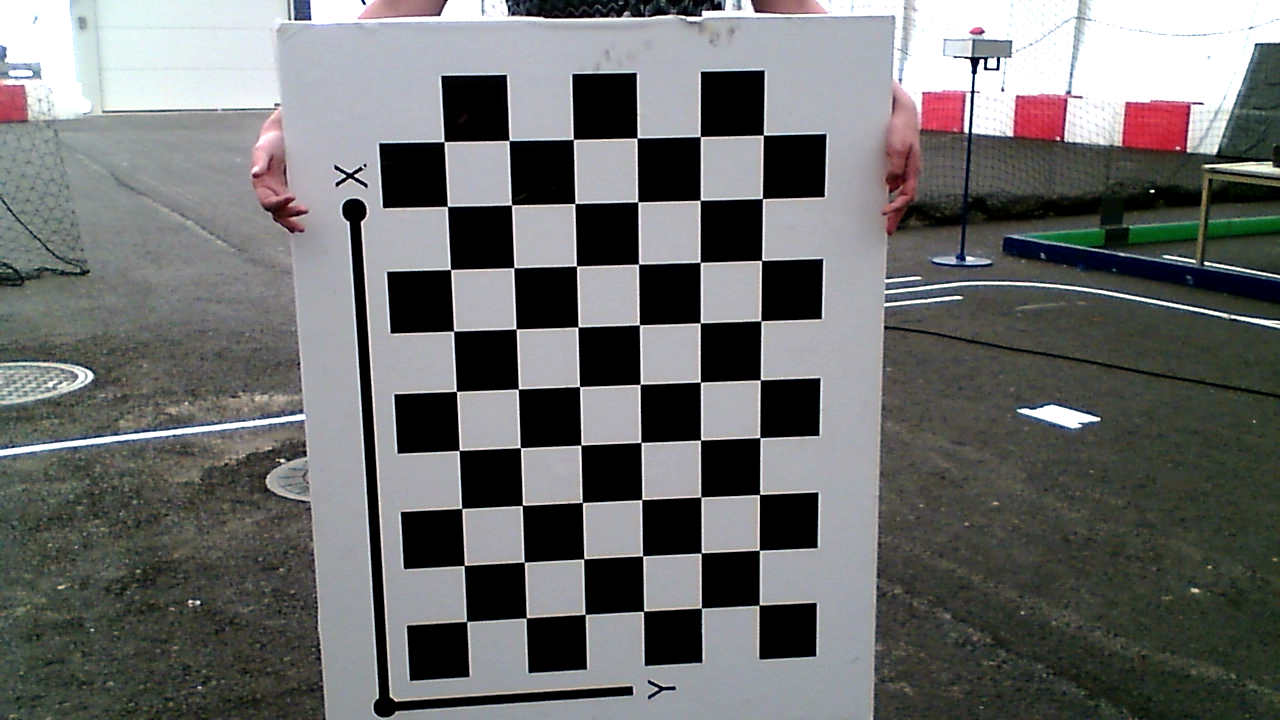
#> input picture final_project/version2/callibration_pictures/calibration_frame_1.png, 1280 x 720 px; its folder holds 4 pictures in this run
$ python cam_callibration.py
#> lines starting #> are read from the running program, lines starting #| are printed output that depends on the picture
import cv2 as cv
import numpy as np
import glob

# Chessboard size
chessboard_size = (9, 6)

# Square size in millimeters (or whatever unit you prefer)
square_size = 87.0  # Adjust this to your actual square size

# Termination criteria for cornerSubPix
criteria = (cv.TERM_CRITERIA_EPS + cv.TERM_CRITERIA_MAX_ITER, 30, 0.001)

# Prepare object points
objp = np.zeros((chessboard_size[1] * chessboard_size[0], 3), np.float32)
objp[:, :2] = (
    np.mgrid[0 : chessboard_size[0], 0 : chessboard_size[1]].T.reshape(-1, 2)
    * square_size
)

objpoints = []  # 3D points
imgpoints = []  # 2D points

images = sorted(glob.glob("callibration_pictures/calibration_frame_*.png"))

for idx, fname in enumerate(images):
    print(f"Processing image {idx+1}/{len(images)}: {fname}")
    img = cv.imread(fname)
#> img is the input picture: shape (720, 1280, 3); mean B, G, R 108.9, 109.5, 108.5
    gray = cv.cvtColor(img, cv.COLOR_BGR2GRAY)
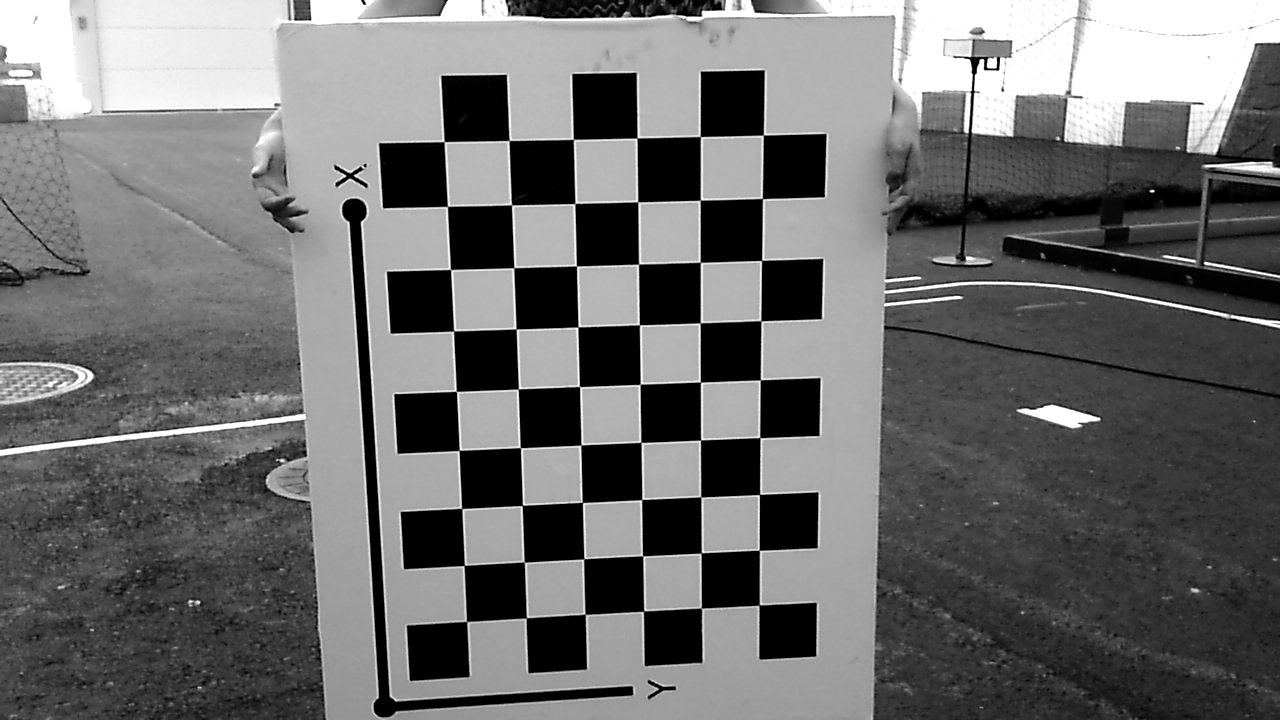
#> gray: shape (720, 1280); min 0, max 255, mean 109.1
    ret, corners = cv.findChessboardCorners(gray, chessboard_size, None)
#> ret = True; corners = 54 rows, first 8: [466.5, 621.4], [464.2, 565.3], [461.8, 508.4], [459, 450.2], [456.2, 391.4], [453.8, 330.9], [450.5, 269.4], [447.3, 206.4]
    if ret:
        corners2 = cv.cornerSubPix(gray, corners, (11, 11), (-1, -1), criteria)
#> corners2 = 54 rows, first 8: [466.6, 621.5], [464.2, 565.4], [461.7, 508.4], [459.2, 450.4], [456.4, 391.4], [453.6, 331], [450.5, 269.5], [447.4, 206.4]
        objpoints.append(objp)
        imgpoints.append(corners2)
    else:
        print(f"Chessboard not found in {fname}")
#> pass 2 of the loop `for idx, fname in enumerate(images):`:
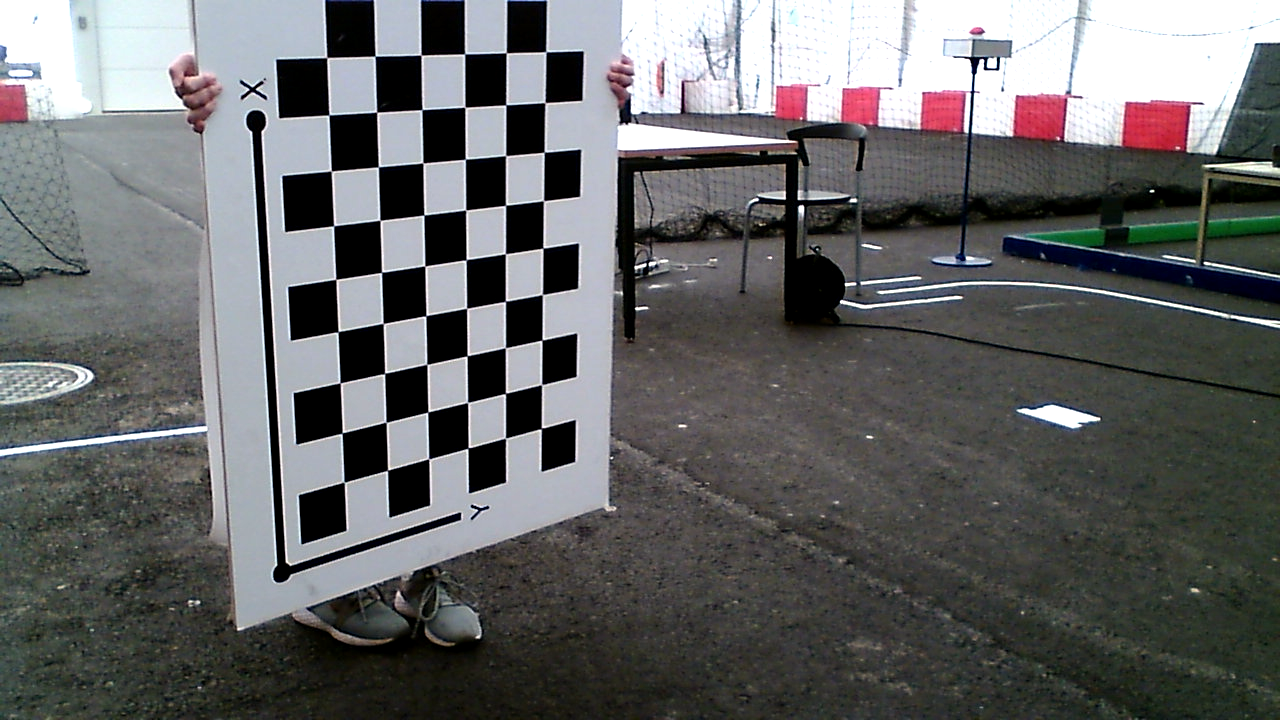
#> input picture final_project/version2/callibration_pictures/calibration_frame_10.png, 1280 x 720 px
#> img is the input picture: shape (720, 1280, 3); mean B, G, R 102.2, 102, 101.2
#> `gray = cv.cvtColor(img, cv.COLOR_BGR2GRAY)`:
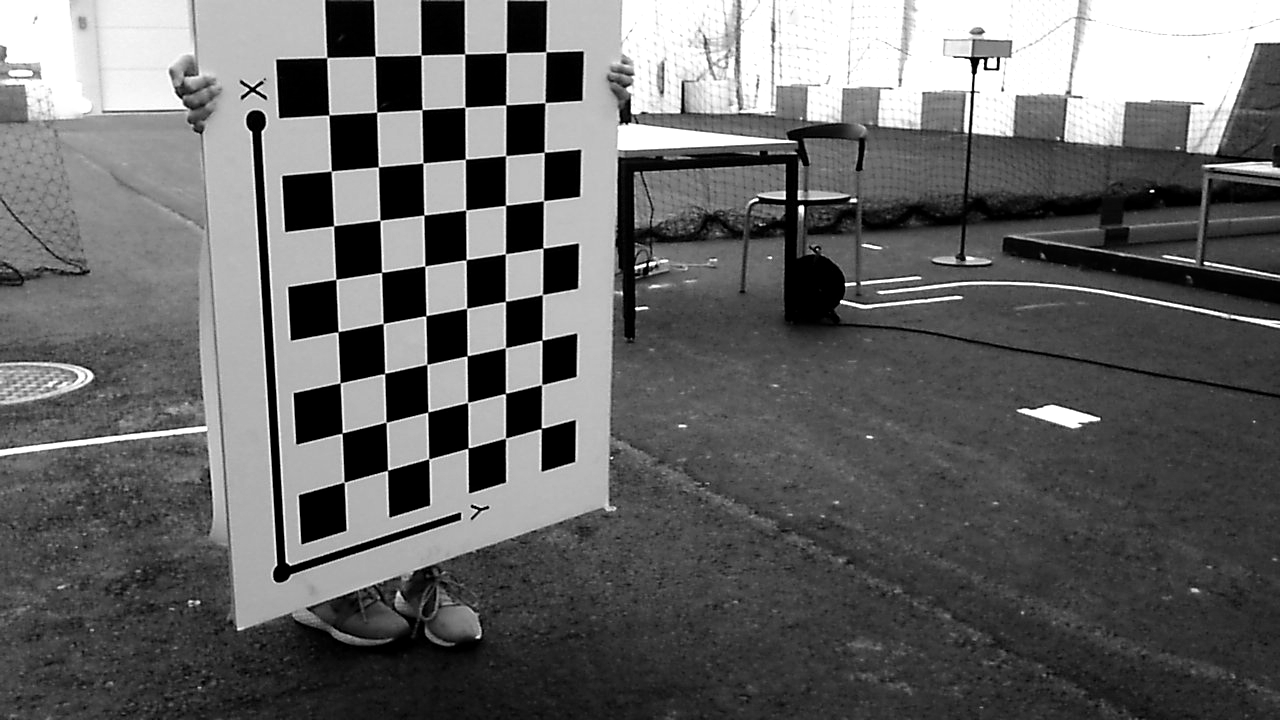
#> gray: shape (720, 1280); min 0, max 255, mean 101.8
#> corners = 54 rows, first 8: [347, 479], [342, 433.1], [340, 382.9], [338.2, 331.8], [335.7, 279.3], [333.7, 225.7], [331.3, 171], [328.9, 115]
#> corners2 = 54 rows, first 8: [344.2, 482.2], [342.2, 433], [340.2, 382.9], [338, 331.6], [335.9, 279.4], [333.6, 225.8], [331.3, 171.1], [328.9, 114.9]

# Calibrate camera
ret, mtx, dist, rvecs, tvecs = cv.calibrateCamera(
    objpoints, imgpoints, gray.shape[::-1], None, None
)
print(f"Overall RMS: {ret:.4f} pixels")
print("Camera matrix:\n", mtx)
print("Distortion coefficients:\n", dist.ravel())

# Calculate per-image reprojection error
total_error = 0
for i in range(len(objpoints)):
    imgpoints2, _ = cv.projectPoints(objpoints[i], rvecs[i], tvecs[i], mtx, dist)
    error = cv.norm(imgpoints[i], imgpoints2, cv.NORM_L2) / len(imgpoints2)
    print(f"{images[i]} RMS error: {error:.4f} pixels")
    total_error += error

print(f"Mean reprojection error: {total_error/len(objpoints):.4f} pixels")

"""
Results
------------------------------------------------------------------
Overall RMS: 0.5604 pixels

Camera matrix:
 [[843.52203357   0.         300.23349717]
 [  0.         842.38018005 259.67844506]
 [  0.           0.           1.        ]]

Distortion coefficients:
 [ 0.1579545  -0.70866363  0.00613847 -0.0072784   1.21241335]

 Mean reprojection error: 0.0593 pixels
 -----------------------------------------------------------------

"""


"""
Result from ASTA with big chessboard (6x9, 87mm square size)
Camera matrix:
 [[1.40068157e+03 0.00000000e+00 6.11754801e+02]
 [0.00000000e+00 1.39601724e+03 3.77394910e+02]
 [0.00000000e+00 0.00000000e+00 1.00000000e+00]]
Distortion coefficients:
 [ 1.55261819e-01 -7.87973206e-01 -2.48189023e-05 -4.35561861e-03
  1.04410200e+00]

  Mean reprojection error: 0.0891 pixels
"""
